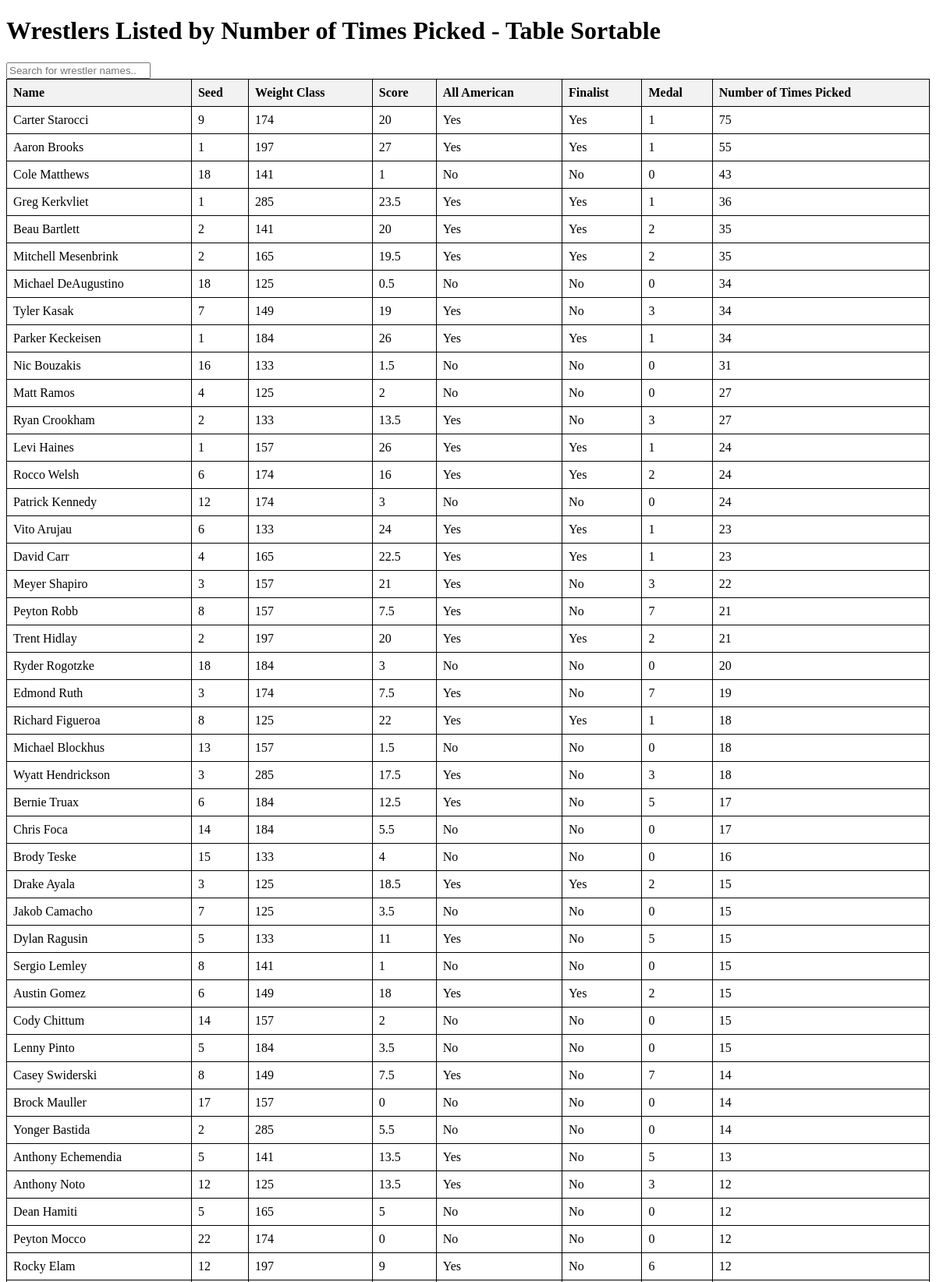
The app's page /wrestlers_by_picks (upper part) with its own data.
### tables this page shows
CREATE TABLE wrestlers (
            id INTEGER PRIMARY KEY AUTOINCREMENT,
            name TEXT NOT NULL,
            seed INTEGER,
            weight_class TEXT,
            score INTEGER NOT NULL DEFAULT 0,
            all_american BOOLEAN NOT NULL DEFAULT 0,
            medal INTEGER NOT NULL DEFAULT 0,
            finalist BOOLEAN NOT NULL DEFAULT 0,
            number_of_times_picked INTEGER NOT NULL DEFAULT 0
        );

### src/app.py (the view)
@app.route('/wrestlers_by_picks')
def wrestlers_by_picks():
    conn = create_connection('wrestling.db')
    cur = conn.cursor()
    cur.execute("SELECT * FROM wrestlers WHERE number_of_times_picked > 0 ORDER BY number_of_times_picked DESC")
    wrestlers = cur.fetchall()
    conn.close()
    return render_template('wrestlers_by_picks.html', wrestlers=wrestlers)

### src/app.py (called while the page is built)
def create_connection(db_file):
    conn = None
    try:
        conn = sqlite3.connect(db_file)
    except sqlite3.Error as e:
        print(e)
    return conn

### src/templates/wrestlers_by_picks.html (shortened to what this page needs)
<!DOCTYPE html>
<html lang="en">
<head>
</head>
<body>
    <h1>Wrestlers Listed by Number of Times Picked - Table Sortable</h1>
    <input type="text" id="searchInput" onkeyup="filterWrestlers()" placeholder="Search for wrestler names..">
    <table border="1" id="wrestlersTable">
        <thead>
            <tr>
                <th onclick="sortTable(0)">Name</th>
                <th onclick="sortTable(1)">Seed</th>
                <th onclick="sortTable(2)">Weight Class</th>
                <th onclick="sortTable(3)">Score</th>
                <th onclick="sortTable(4)">All American</th>
                <th onclick="sortTable(5)">Finalist</th>
                <th onclick="sortTable(6)">Medal</th>
                <th onclick="sortTable(7)">Number of Times Picked</th>
            </tr>
        </thead>
        <tbody>
            {% for wrestler in wrestlers %}
            <tr>
                <td>{{ wrestler[1] }}</td>
                <td>{{ wrestler[2] }}</td>
                <td>{{ wrestler[3] }}</td>
                <td>{{ wrestler[4] }}</td>
                <td>{{ 'Yes' if wrestler[5] else 'No' }}</td>
                <td>{{ 'Yes' if wrestler[7] else 'No' }}</td>
                <td>{{ wrestler[6] }}</td>
                <td>{{ wrestler[8] }}</td>
            </tr>
            {% endfor %}
        </tbody>
    </table>
</body>
</html>

### src/templates/wrestlers_by_picks.html (style rules this page uses)
table { width: 100%; border-collapse: collapse; }
th, td { border: 1px solid black; padding: 8px; text-align: left; }
th { background-color: #f2f2f2; cursor: pointer; }

### records on screen
wrestlers: name "Carter Starocci", seed "9", weight_class "174", score "20", all_american "Yes", finalist "Yes", medal "1", number_of_times_picked "75"
wrestlers: name "Aaron Brooks", seed "1", weight_class "197", score "27", all_american "Yes", finalist "Yes", medal "1", number_of_times_picked "55"
wrestlers: name "Cole Matthews", seed "18", weight_class "141", score "1", all_american "No", finalist "No", medal "0", number_of_times_picked "43"
wrestlers: name "Greg Kerkvliet", seed "1", weight_class "285", score "23.5", all_american "Yes", finalist "Yes", medal "1", number_of_times_picked "36"
wrestlers: name "Beau Bartlett", seed "2", weight_class "141", score "20", all_american "Yes", finalist "Yes", medal "2", number_of_times_picked "35"
wrestlers: name "Mitchell Mesenbrink", seed "2", weight_class "165", score "19.5", all_american "Yes", finalist "Yes", medal "2", number_of_times_picked "35"
wrestlers: name "Michael DeAugustino", seed "18", weight_class "125", score "0.5", all_american "No", finalist "No", medal "0", number_of_times_picked "34"
wrestlers: name "Tyler Kasak", seed "7", weight_class "149", score "19", all_american "Yes", finalist "No", medal "3", number_of_times_picked "34"
wrestlers: name "Parker Keckeisen", seed "1", weight_class "184", score "26", all_american "Yes", finalist "Yes", medal "1", number_of_times_picked "34"
wrestlers: name "Nic Bouzakis", seed "16", weight_class "133", score "1.5", all_american "No", finalist "No", medal "0", number_of_times_picked "31"
wrestlers: name "Matt Ramos", seed "4", weight_class "125", score "2", all_american "No", finalist "No", medal "0", number_of_times_picked "27"
wrestlers: name "Ryan Crookham", seed "2", weight_class "133", score "13.5", all_american "Yes", finalist "No", medal "3", number_of_times_picked "27"
wrestlers: name "Levi Haines", seed "1", weight_class "157", score "26", all_american "Yes", finalist "Yes", medal "1", number_of_times_picked "24"
wrestlers: name "Rocco Welsh", seed "6", weight_class "174", score "16", all_american "Yes", finalist "Yes", medal "2", number_of_times_picked "24"
wrestlers: name "Patrick Kennedy", seed "12", weight_class "174", score "3", all_american "No", finalist "No", medal "0", number_of_times_picked "24"
wrestlers: name "Vito Arujau", seed "6", weight_class "133", score "24", all_american "Yes", finalist "Yes", medal "1", number_of_times_picked "23"
wrestlers: name "David Carr", seed "4", weight_class "165", score "22.5", all_american "Yes", finalist "Yes", medal "1", number_of_times_picked "23"
wrestlers: name "Meyer Shapiro", seed "3", weight_class "157", score "21", all_american "Yes", finalist "No", medal "3", number_of_times_picked "22"
wrestlers: name "Peyton Robb", seed "8", weight_class "157", score "7.5", all_american "Yes", finalist "No", medal "7", number_of_times_picked "21"
wrestlers: name "Trent Hidlay", seed "2", weight_class "197", score "20", all_american "Yes", finalist "Yes", medal "2", number_of_times_picked "21"
wrestlers: name "Ryder Rogotzke", seed "18", weight_class "184", score "3", all_american "No", finalist "No", medal "0", number_of_times_picked "20"
wrestlers: name "Edmond Ruth", seed "3", weight_class "174", score "7.5", all_american "Yes", finalist "No", medal "7", number_of_times_picked "19"
wrestlers: name "Richard Figueroa", seed "8", weight_class "125", score "22", all_american "Yes", finalist "Yes", medal "1", number_of_times_picked "18"
wrestlers: name "Michael Blockhus", seed "13", weight_class "157", score "1.5", all_american "No", finalist "No", medal "0", number_of_times_picked "18"
wrestlers: name "Wyatt Hendrickson", seed "3", weight_class "285", score "17.5", all_american "Yes", finalist "No", medal "3", number_of_times_picked "18"
wrestlers: name "Bernie Truax", seed "6", weight_class "184", score "12.5", all_american "Yes", finalist "No", medal "5", number_of_times_picked "17"
wrestlers: name "Chris Foca", seed "14", weight_class "184", score "5.5", all_american "No", finalist "No", medal "0", number_of_times_picked "17"
wrestlers: name "Brody Teske", seed "15", weight_class "133", score "4", all_american "No", finalist "No", medal "0", number_of_times_picked "16"
wrestlers: name "Drake Ayala", seed "3", weight_class "125", score "18.5", all_american "Yes", finalist "Yes", medal "2", number_of_times_picked "15"
wrestlers: name "Jakob Camacho", seed "7", weight_class "125", score "3.5", all_american "No", finalist "No", medal "0", number_of_times_picked "15"
wrestlers: name "Dylan Ragusin", seed "5", weight_class "133", score "11", all_american "Yes", finalist "No", medal "5", number_of_times_picked "15"
wrestlers: name "Sergio Lemley", seed "8", weight_class "141", score "1", all_american "No", finalist "No", medal "0", number_of_times_picked "15"
wrestlers: name "Austin Gomez", seed "6", weight_class "149", score "18", all_american "Yes", finalist "Yes", medal "2", number_of_times_picked "15"
wrestlers: name "Cody Chittum", seed "14", weight_class "157", score "2", all_american "No", finalist "No", medal "0", number_of_times_picked "15"
wrestlers: name "Lenny Pinto", seed "5", weight_class "184", score "3.5", all_american "No", finalist "No", medal "0", number_of_times_picked "15"
wrestlers: name "Casey Swiderski", seed "8", weight_class "149", score "7.5", all_american "Yes", finalist "No", medal "7", number_of_times_picked "14"
wrestlers: name "Brock Mauller", seed "17", weight_class "157", score "0", all_american "No", finalist "No", medal "0", number_of_times_picked "14"
wrestlers: name "Yonger Bastida", seed "2", weight_class "285", score "5.5", all_american "No", finalist "No", medal "0", number_of_times_picked "14"
wrestlers: name "Anthony Echemendia", seed "5", weight_class "141", score "13.5", all_american "Yes", finalist "No", medal "5", number_of_times_picked "13"
wrestlers: name "Anthony Noto", seed "12", weight_class "125", score "13.5", all_american "Yes", finalist "No", medal "3", number_of_times_picked "12"
wrestlers: name "Dean Hamiti", seed "5", weight_class "165", score "5", all_american "No", finalist "No", medal "0", number_of_times_picked "12"
wrestlers: name "Peyton Mocco", seed "22", weight_class "174", score "0", all_american "No", finalist "No", medal "0", number_of_times_picked "12"
wrestlers: name "Rocky Elam", seed "12", weight_class "197", score "9", all_american "Yes", finalist "No", medal "6", number_of_times_picked "12"
